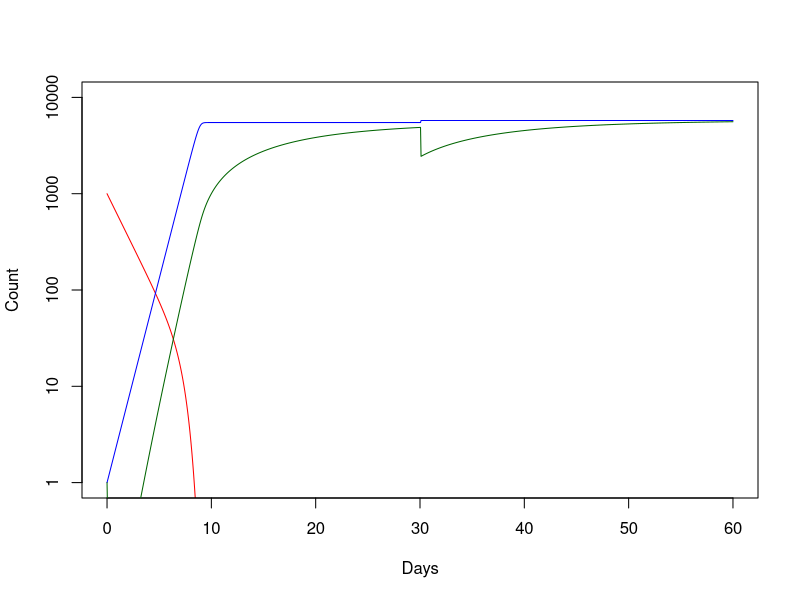

The R source for this figure:
#Implementation of basic Z+A 2015 model just to make sure I remember
#exactly what I'm doing here

#Graham Northrup June 30

NUMDAYS <- 60
dt <- 0.05
NUMSTEPS <- NUMDAYS/dt
Hf <- rep(0, NUMSTEPS) #free antigen
Hb <- rep(0, NUMSTEPS) #bound antigen
B <- rep(0, NUMSTEPS) #B cells
A <- rep(0, NUMSTEPS) #Antibodies
t <- seq(0, NUMDAYS, dt) #time vector

k <- 0.01 #1/AU*day
dH <- 0.5 #1/day
s <- 1 #1/day
phi <- #AU
a <- 0.1 #1/day
dA <- 0.1 #1/dat

Hf[1] <- 1000
B[1] <- 1
A[1] <- 1

HfFUNC <- function(k,dH,A,Hf,t) { #evaluates dHf/dt at given values and time
  return(-k*A[t]*Hf[t] - dH*Hf[t])
}

HbFUNC <- function(k,dH,A,Hf,Hb,t) { #evals Hb ODE
  return(k*A[t]*Hf[t] - dH*Hb[t])
}

BFUNC <- function(s,phi,B,Hf,t) { #B cell ODE
  return((s*B[t]*Hf[t])/(phi + Hf[t]))
}

BFUNCMask <- function(s,phi,B,Hf,Hb,t) { #B cell ODE
  return((s*B[t]*(Hf[t]+Hb[t]))/(phi + (Hf[t]+Hb[t])))
}

AFUNC <- function(k,dA,a,B,Hf,A,t) { #Ab ODE
  return(a*B[t] - k*A[t]*Hf[t] - dA*A[t])
}

zero_floor <- function(value) {
  if (is.na(value >= 0)) {
    print('eval to NA')
    print(value)
    return(0)
  } else if (value >= 0) {
    return(value)
  } else {
    return(0)
  }
}

#Forward Euler first because I want to make sure I'm
#in the right ballpark on this

for (i in 1:NUMSTEPS) {
  if (t[i] == 30) {
    Hf[i+1] = Hf[i] + 1000
  } else {
    Hf[i+1] <- zero_floor(Hf[i] + dt*HfFUNC(k,dH,A,Hf,i))
  }
  Hb[i+1] <- zero_floor(Hb[i] + dt*HbFUNC(k,dH,A,Hf,Hb,i))
  B[i+1] <- zero_floor(B[i] + dt*BFUNC(s,phi,B,Hf,i))
  A[i+1] <- zero_floor(A[i] + dt*AFUNC(k,dA,a,B,Hf,A,i))

}

plot(t ,Hf,type='l',col='red',log = 'y', xlim=c(0,60),ylim=c(1,10000),xlab='Days',ylab='Count')
lines(t,B,type='l',col='blue')
lines(t,A,type='l',col='dark green')
